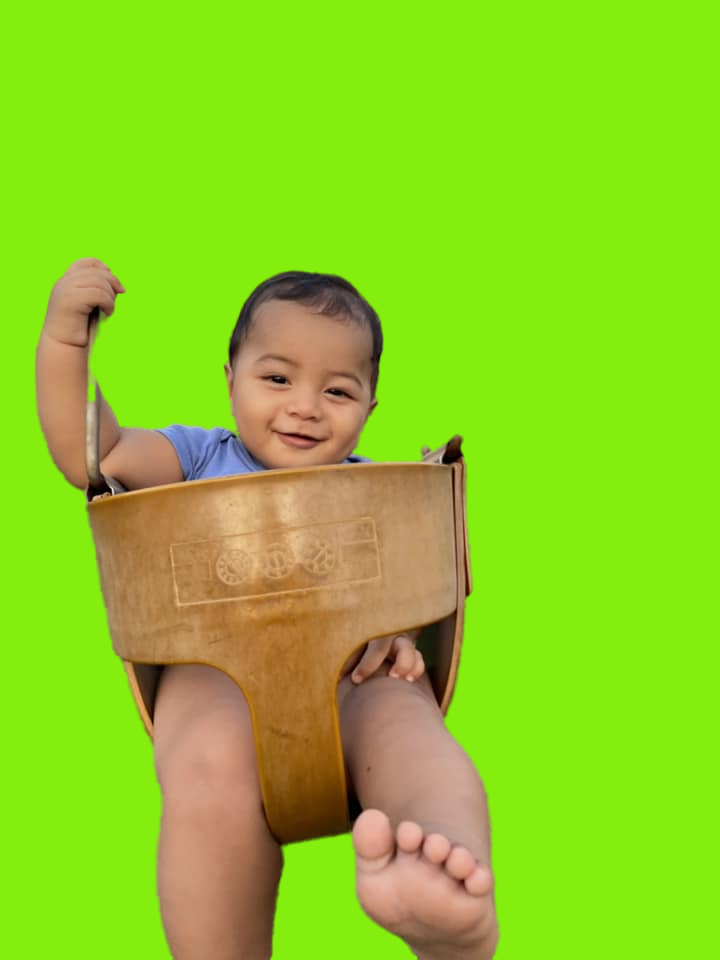
#> input picture PythonCS101/HW9.2Chromakey/babyGreenScreen.png, 720 x 960 px
$ python babyGreenScreen.py
#> lines starting #> are read from the running program, lines starting #| are printed output that depends on the picture
# Name: Betero Tiikana
# Course: CS101

from PIL import Image

def replaceBaby():
    img = Image.open("babyGreenScreen.png")
#> img is the input picture: PIL image 720x960 RGBA; mean R, G, B, A 142.3, 204.9, 36.7, 255
    pixelList = img.getdata()
    bgImage = Image.open("GreenTreeBG.jpg")
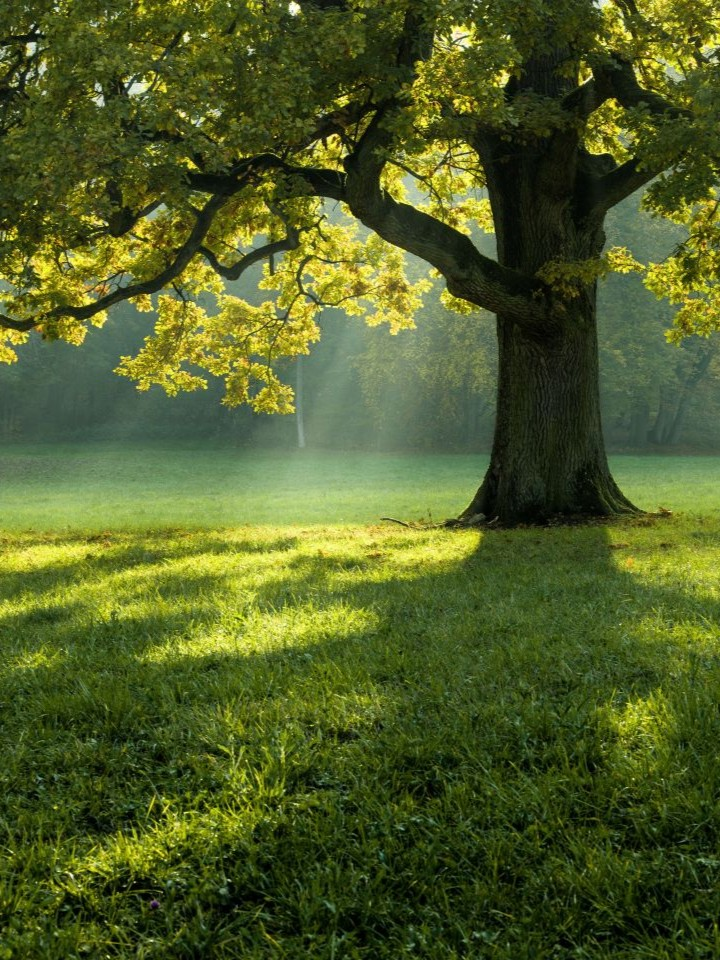
#> input picture PythonCS101/HW9.2Chromakey/GreenTreeBG.jpg, 720 x 960 px
#> bgImage is the input picture: PIL image 720x960 RGB; mean R, G, B 80.5, 94.1, 38.8
    bgList = bgImage.getdata()
    modifiedPixelList = []

    pos = 0
    for pixel in pixelList:
        if (132, 238, 39) <= pixel < (147, 255, 40):
            newPixel = bgList[pos]
        else:
            newPixel = pixel
        modifiedPixelList.append(newPixel)
        pos = pos + 1
#> this loop made 691200 passes
#> newPixel on passes 1 to 12: (47, 60, 16), (63, 76, 32), (71, 84, 38), (61, 74, 28), (54, 66, 20), (54, 65, 22), (53, 61, 22), (46, 53, 19), (55, 59, 32), (69, 73, 48), (48, 52, 25), (46, 51, 21)
#> after the loop, modifiedPixelList = 691200 items; pos = 691200
    img.putdata(modifiedPixelList)
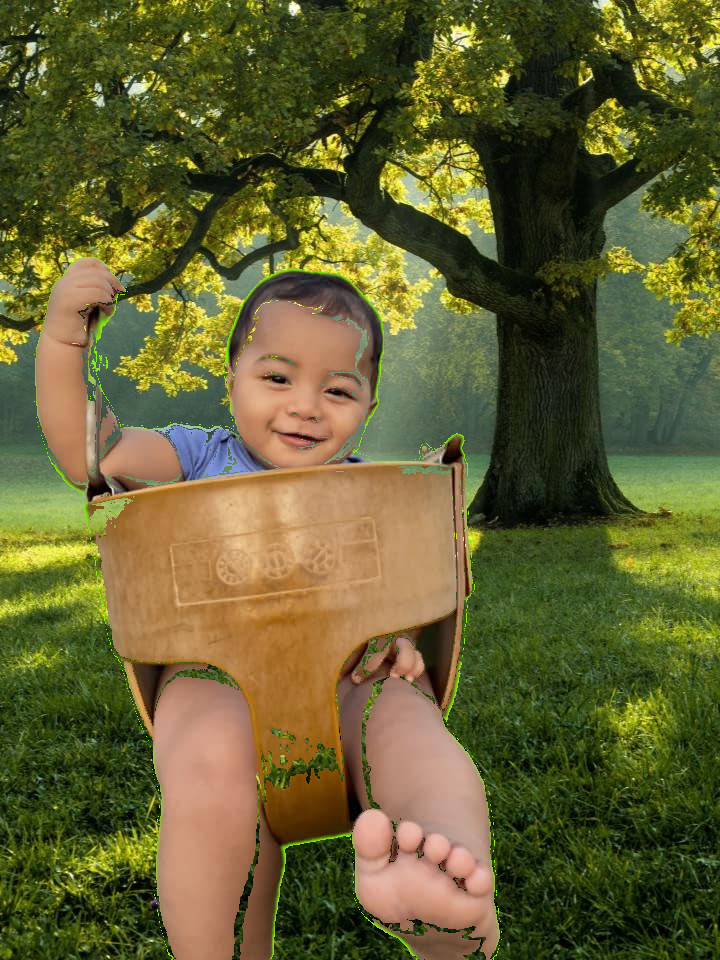
#> img: PIL image 720x960 RGBA; mean R, G, B, A 100.1, 97, 50, 255
    img.show()

replaceBaby()
